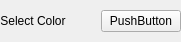
<?xml version="1.0" encoding="UTF-8"?>
<ui version="4.0">
 <class>ColorSelectionWidget</class>
 <widget class="QWidget" name="ColorSelectionWidget">
  <property name="geometry">
   <rect>
    <x>0</x>
    <y>0</y>
    <width>181</width>
    <height>42</height>
   </rect>
  </property>
  <property name="windowTitle">
   <string>Form</string>
  </property>
  <layout class="QGridLayout" name="gridLayout_2">
   <property name="leftMargin">
    <number>0</number>
   </property>
   <property name="topMargin">
    <number>0</number>
   </property>
   <property name="rightMargin">
    <number>0</number>
   </property>
   <property name="bottomMargin">
    <number>0</number>
   </property>
   <property name="spacing">
    <number>0</number>
   </property>
   <item row="0" column="0">
    <layout class="QGridLayout" name="gridLayout">
     <item row="0" column="0">
      <widget class="QLabel" name="colorLabel">
       <property name="text">
        <string>Select Color</string>
       </property>
       <property name="alignment">
        <set>Qt::AlignCenter</set>
       </property>
      </widget>
     </item>
     <item row="0" column="2">
      <widget class="QPushButton" name="changeColorButton">
       <property name="text">
        <string>PushButton</string>
       </property>
      </widget>
     </item>
     <item row="0" column="1">
      <widget class="QWidget" name="colorWidgetDisplay" native="true"/>
     </item>
    </layout>
   </item>
  </layout>
 </widget>
 <resources/>
 <connections/>
</ui>
